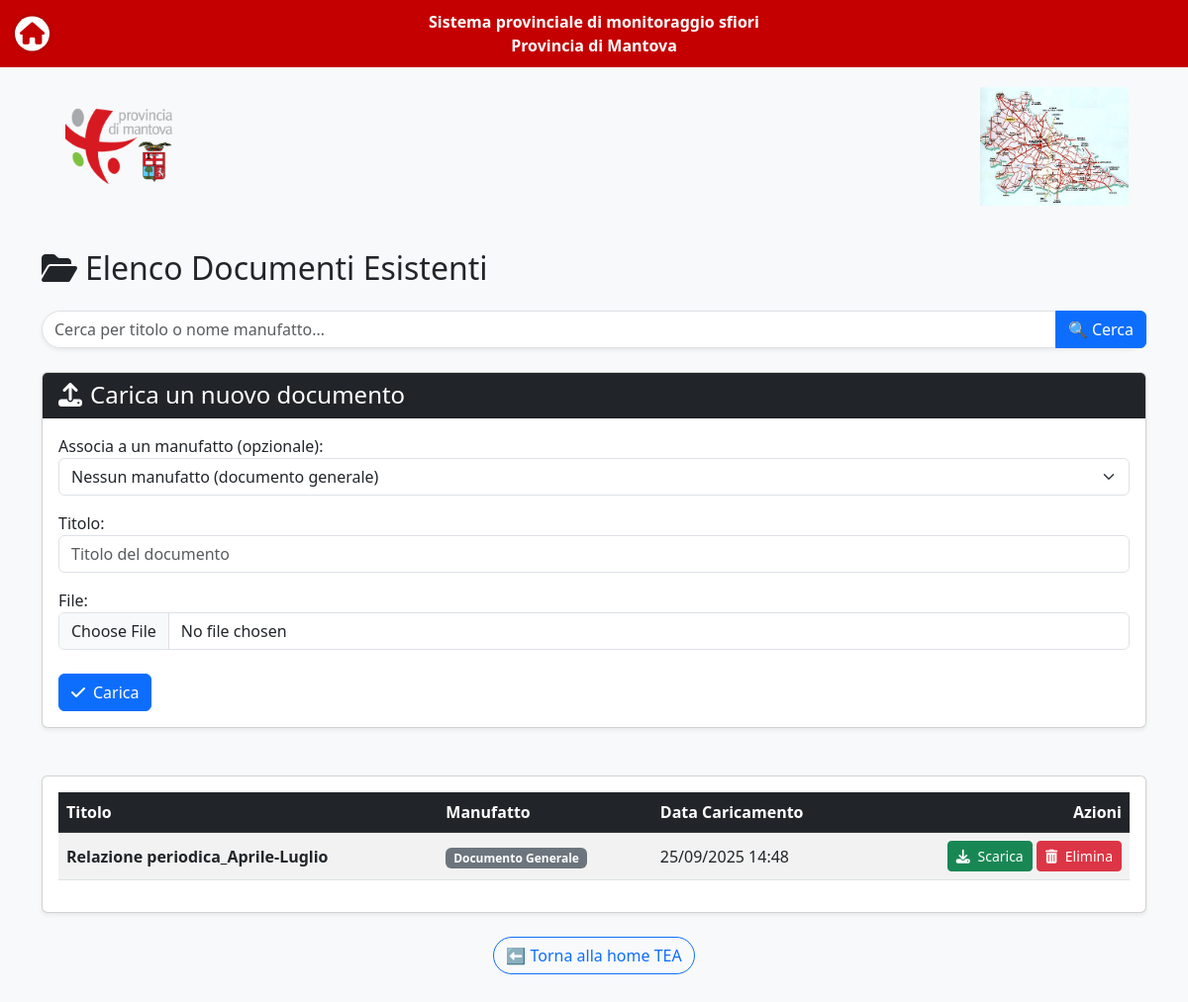
The page /manufatti/documenti/ (signed in) on the database as committed earlier.
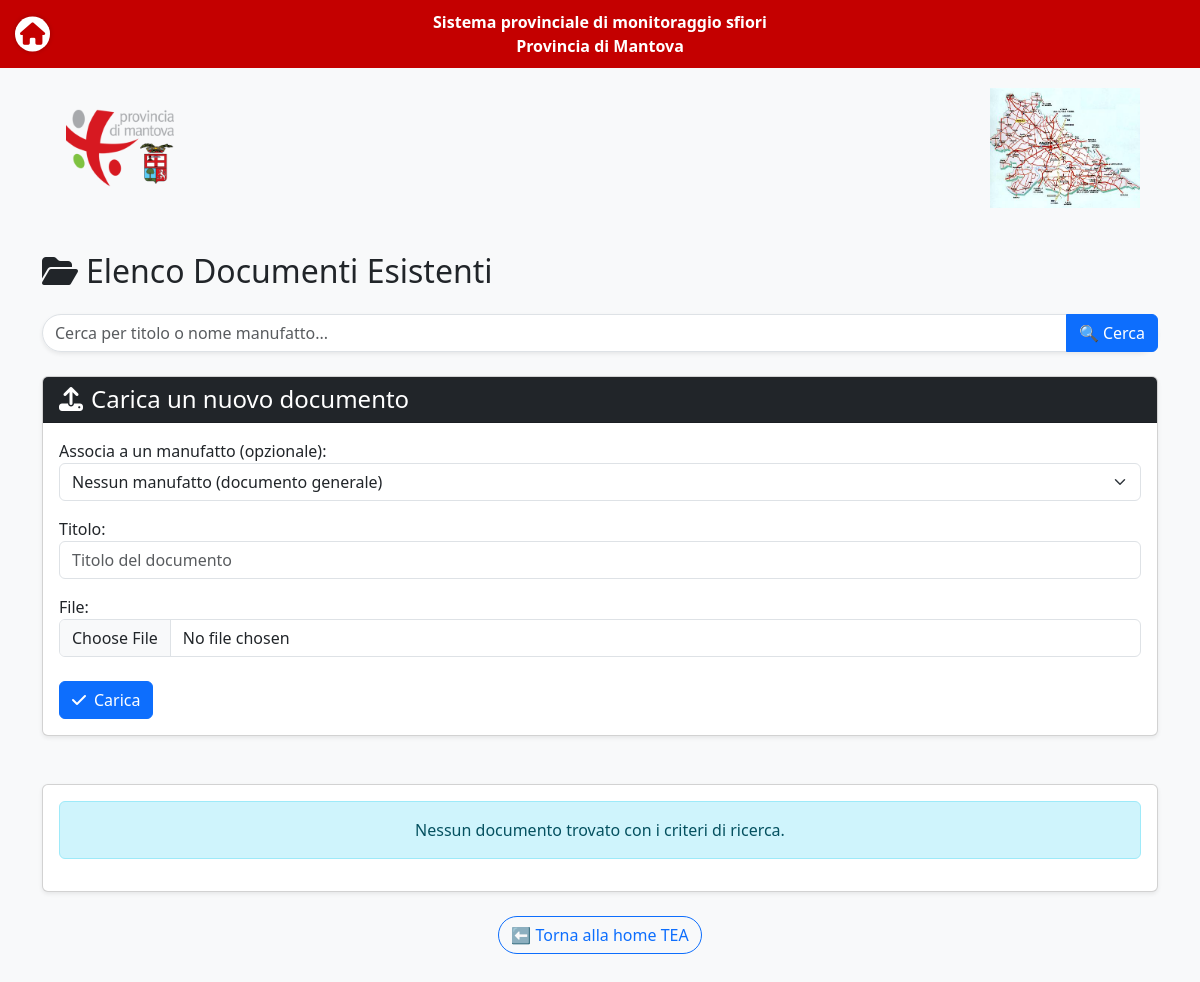
The same page on the database as committed later.
### manufatti/models.py (models this page shows, shortened)
class Documento(models.Model):
    manufatto = models.ForeignKey(
        Manufatto,
        on_delete=models.SET_NULL,
        related_name='documenti',
        null=True,
        blank=True
    )
    titolo = models.CharField(max_length=200)
    file = models.FileField(upload_to='documenti/%Y/%m/%d/')
    data_caricamento = models.DateTimeField(auto_now_add=True)

### manufatti/views.py (the view)
# urls.py: path('documenti/', views.lista_documenti, name='lista_documenti'),
@login_required
def lista_documenti(request):
    ente_utente = get_user_ente(request.user)
    query = request.GET.get('query')
    if request.method == 'POST':
        form = DocumentoForm(request.POST, request.FILES)
        if form.is_valid():
            form.save()
            messages.success(request, 'Documento caricato con successo!')
            return redirect('lista_content')
    else:
        form = DocumentoForm()
    documenti = Documento.objects.select_related('manufatto').order_by('-data_caricamento')
    if query:
        documenti = documenti.filter(Q(titolo__icontains=query) | Q(manufatto__nome__icontains=query))
    context = {
        'documenti': documenti,
        'form': form,
        'query': query,
        'ente_utente': ente_utente,
    }
    return render(request, 'manufatti/lista_documenti.html', context)

### manufatti/forms.py
class DocumentoForm(forms.ModelForm):
    def __init__(self, *args, **kwargs):
        super().__init__(*args, **kwargs)
        self.fields['manufatto'].empty_label = "Nessun manufatto (documento generale)"
        self.fields['manufatto'].label = "Associa a un manufatto (opzionale)"
    class Meta:
        model = Documento
        fields = ['manufatto', 'titolo', 'file']
        widgets = {
            'manufatto': forms.Select(attrs={'class': 'form-select'}),
            'titolo': forms.TextInput(attrs={'class': 'form-control', 'placeholder': 'Titolo del documento'}),
            'file': forms.FileInput(attrs={'class': 'form-control'}),
        }

### manufatti/models.py (called while the page is built)
    def __str__(self):
        return self.nome

### manufatti/views.py (called while the page is built)
def get_user_ente(user):
    if user.is_authenticated:
        try:
            return user.profilo.ente
        except Profilo.DoesNotExist:
            return 'TEA'
        except AttributeError:
            return 'TEA'
    return 'TEA'

### manufatti/templates/manufatti/lista_documenti.html (shortened to what this page needs)
{% extends "accounts/base.html" %}
{% block content %}
<div class="container mt-4 mb-5">
    <h2 class="mb-4"><i class="fas fa-folder-open me-2"></i>Elenco Documenti Esistenti</h2>
    <form method="GET" action="{% url 'lista_documenti' %}" class="mb-4">
        <div class="input-group shadow-sm rounded-pill">
            <input type="text" name="query" class="form-control rounded-start-pill"
                   placeholder="Cerca per titolo o nome manufatto..."
                   value="{{ query|default:'' }}">
            <button class="btn btn-primary" type="submit">🔍 Cerca</button>
        </div>
    </form>
    <div class="card shadow-sm mb-5">
        <div class="card-header bg-dark text-white">
            <h4 class="mb-0"><i class="fas fa-upload me-2"></i>Carica un nuovo documento</h4>
        </div>
        <div class="card-body">
            <form method="post" enctype="multipart/form-data">
                {{ form.as_p }}
                <button type="submit" class="btn btn-primary mt-2"><i class="fas fa-check me-2"></i>Carica</button>
            </form>
        </div>
    </div>
    <div class="card shadow-sm">
        <div class="card-body">
            {% if documenti %}
                <div class="table-responsive">
                    <table class="table table-striped table-hover align-middle">
                        <thead class="table-dark">
                            <tr>
                                <th scope="col">Titolo</th>
                                <th scope="col">Manufatto</th>
                                <th scope="col">Data Caricamento</th>
                                <th scope="col" class="text-end">Azioni</th>
                            </tr>
                        </thead>
                        <tbody>
                            {% for doc in documenti %}
                                <tr>
                                    <td><strong>{{ doc.titolo }}</strong></td>
                                    <td>
                                        {% if doc.manufatto %}
                                            <a href="{% url 'dettaglio_manufatto' doc.manufatto.id %}" class="text-primary">{{ doc.manufatto.nome }}</a>
                                        {% else %}
                                            <span class="badge bg-secondary">Documento Generale</span>
                                        {% endif %}
                                    </td>
                                    <td>{{ doc.data_caricamento|date:"d/m/Y H:i" }}</td>
                                    <td class="text-end">
                                       <a href="{% url 'scarica_documento' doc.id %}" class="btn btn-success btn-sm">
                                            <i class="fas fa-download me-1"></i> Scarica
                                        </a>
                                        <form method="post" action="{% url 'elimina_documento' doc.id %}" style="display: inline;" onsubmit="return confirm('Sei sicuro di voler eliminare questo documento?');">
                                            <button type="submit" class="btn btn-danger btn-sm">
                                                <i class="fas fa-trash-alt me-1"></i> Elimina
                                            </button>
                                        </form>
                                    </td>
                                </tr>
                            {% endfor %}
                        </tbody>
                    </table>
                </div>
            {% else %}
                <p class="text-center alert alert-info">Nessun documento trovato con i criteri di ricerca.</p>
            {% endif %}
        </div>
    </div>
    <div class="text-center mt-4">
        {% if ente_utente == 'AATO' %}
            <a href="{% url 'aato' %}" class="btn btn-outline-primary rounded-pill">⬅ Torna alla home AATO</a>
        {% else %}
            <a href="{% url 'tea' %}" class="btn btn-outline-primary rounded-pill">⬅ Torna alla home TEA</a>
        {% endif %}
    </div>
</div>
{% endblock %}

Rows that differ between the two databases and show on the page:
removed Documento: titolo "Relazione periodica_Aprile-Luglio", shows "Documento Generale", data_caricamento "25/09/2025 14:48"
Other text that changed with them:
text no longer shown: "Titolo Manufatto Data Caricamento Azioni"
text now shown: "Nessun documento trovato con i criteri di ricerca."
